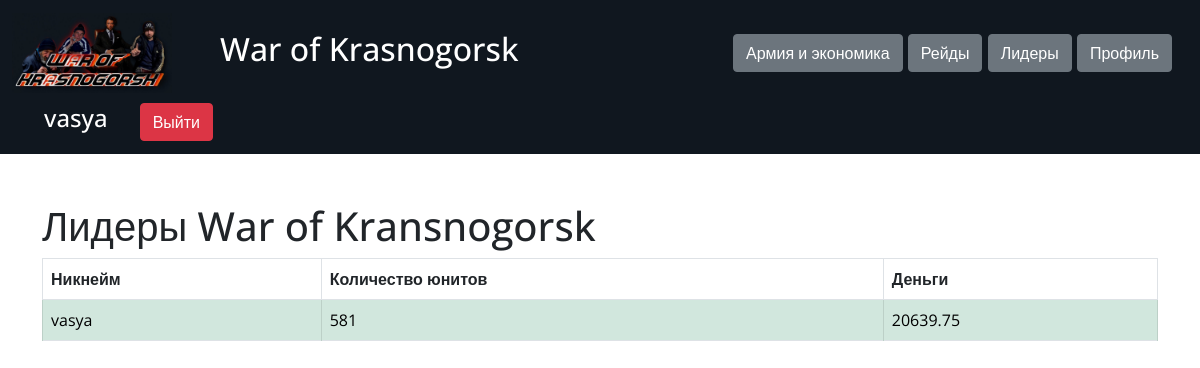
/leadersboard (signed in), run on the app's committed database.
### data/users.py (models this page shows, shortened)
class User(SqlAlchemyBase, UserMixin):
    __tablename__ = 'users'
    id = sa.Column(sa.Integer, primary_key=True, autoincrement=True)
    username = sa.Column(sa.String, nullable=True)
    email = sa.Column(sa.String, index=True, unique=True, nullable=True)
    hashed_password = sa.Column(sa.String, nullable=True)
    created_date = sa.Column(sa.DateTime, default=datetime.datetime.now)
    player = orm.relation('Player', uselist=False, back_populates='user')

### data/players.py (models this page shows)
class Player(SqlAlchemyBase):
    __tablename__ = 'players'
    id = sa.Column(sa.Integer, primary_key=True, autoincrement=True)
    user_id = sa.Column(sa.Integer, sa.ForeignKey('users.id'))
    start_race_id = sa.Column(sa.Integer, sa.ForeignKey('races.id'))
    money = sa.Column(sa.Integer, nullable=True)
    user = orm.relation('User', back_populates='player')
    start_race = orm.relation('Race')
    army = orm.relation('Army', back_populates='player')

### server.py (the view)
@app.route('/leadersboard')
@login_required
def leaders_board():
    db_sess = db_session.create_session()
    users = db_sess.query(User).all()
    leaders = []
    for x in users:
        leaders.append((x.username, sum([item.number for item in x.player.army]), x.player.money))
    leaders.sort(key=lambda x: (-x[1], -x[2], x[0]))
    return render_template('leadersboard.html', leaders=leaders)

### data/db_session.py (called while the page is built)
def create_session() -> Session:
    global __factory
    return __factory()

### server.py (called while the page is built)
@login_manager.user_loader
def load_user(user_id):
    db_sess = db_session.create_session()
    return db_sess.query(User).get(user_id)

### templates/leadersboard.html
{% extends "base.html" %}
{% block content %}
<h1>Лидеры War of Kransnogorsk</h1>
<table class="table table-bordered">
    <thead>
        <tr>
            <th scope="col">Никнейм</th>
            <th scope="col">Количество юнитов</th>
            <th scope="col">Деньги</th>
        </tr>
    </thead>
    <tbody>
        {% for item in leaders %}
           <tr>
              <td class="table-success">{{ item[0] }}</td>
              <td class="table-success">{{ item[1] }}</td>
              <td class="table-success">{{ item[2] }}</td>
            </tr>
       {% endfor %}
    </tbody>
</table>
{% endblock %}

### templates/base.html (shortened to what this page needs)
<!DOCTYPE html>
<html lang="en">
<head>
    <link href="https://cdn.jsdelivr.net/npm/bootstrap@5.0.0-beta1/dist/css/bootstrap.min.css" rel="stylesheet"
>
    <link href="{{ url_for('static', filename='css/style.css') }}" rel="stylesheet">
</head>
<body>
    <header>
        <nav class="navbar navbar-dark">
            <div class="container-fluid">
                <a class="navbar-brand d-flex" href="/">
                    <img src="{{ url_for('static', filename='img/logo.png') }}"
                         width="160" height="80" class="d-inline-block align-text-top">
                    <h2 class="nav-title d-inline-block">War of Krasnogorsk</h2>
                </a>
                {% if current_user.is_authenticated %}
                    <div class="navbar-brand">
                        <a class="btn btn-secondary" href="/">Армия и экономика</a>
                        <a class="btn btn-secondary" href="/raid">Рейды</a>
                        <a class="btn btn-secondary" href="/leadersboard">Лидеры</a>
                        <a class="btn btn-secondary" href="/profile">Профиль</a>
                    </div>
                    <div class="navbar-brand d-flex">
                        <h4 class="nav-username">{{ current_user.username }}</h4>
                        <a class="btn btn-danger" href="/logout">Выйти</a>
                    </div>
                {% else %}
                    <div class="navbar-brand">
                        <a class="btn btn-primary" href="/register">Register</a>
                        <a class="btn btn-success" href="/login">Log in</a>
                    </div>
                {% endif %}
                </div>
        </nav>
    </header>
    <main role="main">
        <div class="container">
            {% block content %}{% endblock %}
        </div>
    </main>
</body>
</html>

### static/css/style.css (style rules this page uses)
body { font-family: 'Open Sans', sans-serif; }
header { margin-bottom: 3rem; }
.navbar { background-color: #10171f; }
.navbar-brand { align-items: center; }
.nav-title { margin-left: 3rem; }
.nav-username { margin-left: 2rem; margin-right: 2rem; }

### data on the page
User: username "vasya", username "vasya"
Player: money "20639.75"

### other printed values
{{ item[1] }} "581"
